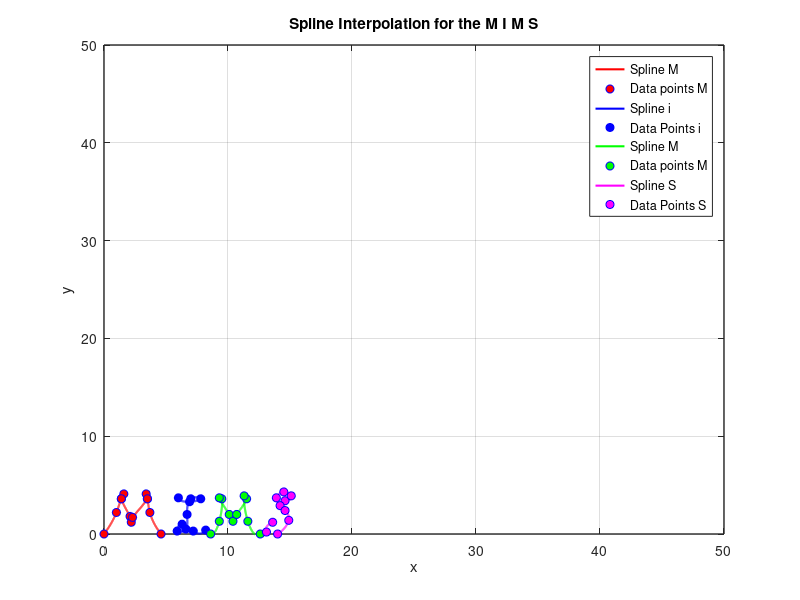

Write MATLAB code to recreate this figure.

%% MIMS
% data coordinates for letter 'M'
x_m_1 = [0 1.0 1.4 1.6 1.4 2.1 2.2 2.3 3.5 3.4 3.5 3.7 4.6];
y_m_1 = [0 2.2 3.6 4.1 3.6 1.8 1.2 1.7 3.6 4.1 3.6 2.2 0.0];

% % data coordinates for letter 'I'
x_i_3 = [6.0 6.9 7.8 7.0 6.7 6.6 5.9 6.3 7.2 8.2];
y_i_3 = [3.7 3.3 3.6 3.6 2.0 0.5 0.3 1.0 0.3 0.4];

% data coordinates for letter 'M'
x_m_2 = [8.6 9.3 9.5 9.3 10.1 10.4 10.7 11.5 11.3 11.6 12.6];
y_m_2 = [0.0 1.3 3.6 3.7 2.0 1.3 2.0 3.6 3.9 1.3 0];

% data coordinates for letter 'S'
x_s = [14.6 15.1 14.5 13.9 14.2 14.6 14.9 14.0 13.1 13.6];
y_s = [3.4 3.9 4.3 3.7 2.9 2.4 1.4 0.0 0.2 1.2];

n_m_1 = length(x_m_1);
n_i_3 = length(x_i_3);
n_m_2 = length(x_m_2);
n_s = length(x_s);

t_m_1 = 0:n_m_1-1; % Parametric coordinate t for 'M'
t_i_3 = 0:n_i_3-1; % Parametric coordinate t for 'I'
t_m_2 = 0:n_m_2-1; % Parametric coordinate t for 'M'
t_s = 0:n_s-1; % Parametric coordinate t for 'S'

tt_m_1 = 0:0.01:n_m_1-1; % More dense coordinate tt for spline interpolation of 'M'
tt_i_3 = 0:0.01:n_i_3-1; % More dense coordinate tt for spline interpolation of 'I'
tt_m_2 = 0:0.01:n_m_2-1; % More dense coordinate tt for spline interpolation of 'M'
tt_s = 0:0.01:n_s-1; % More dense coordinate tt for spline interpolation of 'S'

% Compute spline interpolation for 'M'
xx_m_1 = spline(t_m_1, x_m_1, tt_m_1);
yy_m_1 = spline(t_m_1, y_m_1, tt_m_1);

% Compute spline interpolation for 'I'
xx_i_3 = spline(t_i_3, x_i_3, tt_i_3);
yy_i_3 = spline(t_i_3, y_i_3, tt_i_3);

% Compute spline interpolation for 'M'
xx_m_2 = spline(t_m_2, x_m_2, tt_m_2);
yy_m_2 = spline(t_m_2, y_m_2, tt_m_2);

% Compute spline interpolation for 'S'
xx_s = spline(t_s, x_s, tt_s);
yy_s = spline(t_s, y_s, tt_s);

% Plot settings
figure(1)
plot(xx_m_1, yy_m_1, 'red', 'LineWidth', 1.5) % plot spline for 'M'
hold on
plot(x_m_1, y_m_1, 'bo', 'MarkerFaceColor', 'red') % plot data points for 'M' 

plot(xx_i_3, yy_i_3, 'b', 'LineWidth', 1.5) % plot spline for 'i'
plot(x_i_3, y_i_3, 'bo', 'MarkerFaceColor', 'blue') % plot data points for 'i'

plot(xx_m_2, yy_m_2, 'green', 'LineWidth', 1.5) % plot spline for 'M'
plot(x_m_2, y_m_2, 'bo', 'MarkerFaceColor', 'green') % plot data points for 'M'

plot(xx_s, yy_s, 'magenta', 'LineWidth', 1.5) % plot spline for 'S'
plot(x_s, y_s, 'bo', 'MarkerFaceColor', 'magenta') % plot data points for 'S'
axis([0 50 0 50]);
grid on;
title('Spline Interpolation for the M I M S');
xlabel('x');
ylabel('y');
set(gca, 'FontSize', 10, 'LineWidth', 1)
grid on 
legend('Spline M', 'Data points M','Spline i', 'Data Points i','Spline M', 'Data points M', 'Spline S', 'Data Points S');
